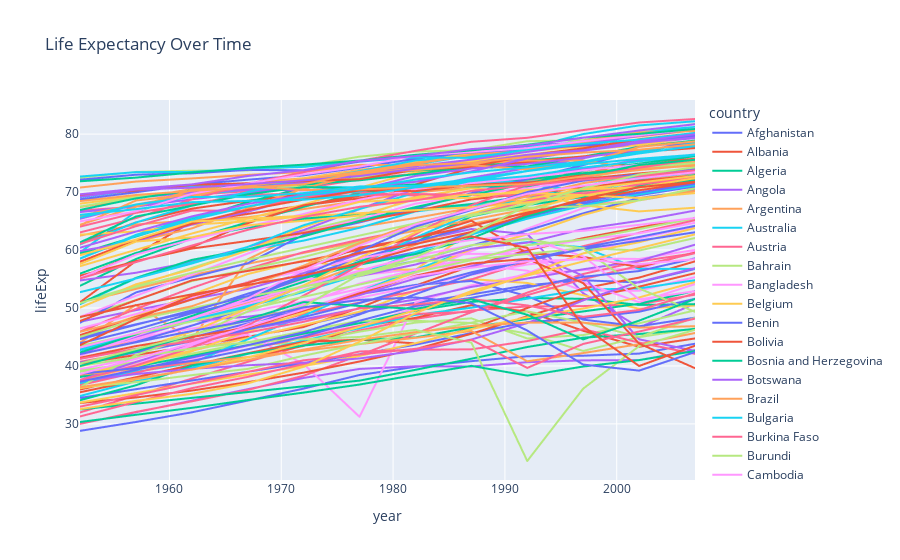

Notebook cell for this chart:
### Code cell
# line plot 
px.line(df, x='year', y='lifeExp', color='country', title='Life Expectancy Over Time')
